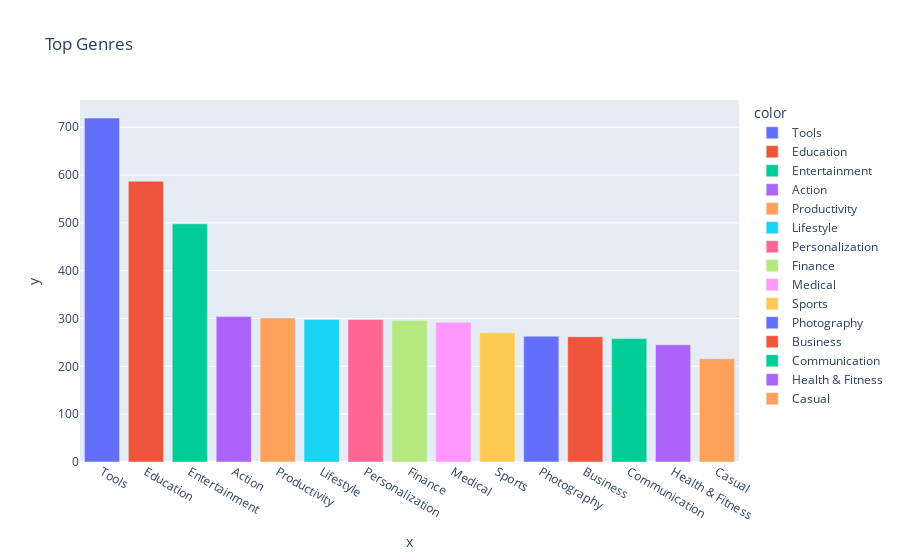

Write notebook code for a chart like this one.
### Markdown cell above
**Challenge**: Can you create this chart with the Series containing the genre data? 

<img src=https://imgur.com/DbcoQli.png width=400>

Try experimenting with the built in colour scales in Plotly. You can find a full list [here](https://plotly.com/python/builtin-colorscales/). 

* Find a way to set the colour scale using the color_continuous_scale parameter. 
* Find a way to make the color axis disappear by using coloraxis_showscale.

### Code cell
genre_bars = px.bar(num_genres[:15], 
                    x=num_genres[:15].index, 
                    y=num_genres[:15].values,
                    title="Top Genres",
                    hover_name=num_genres[:15].index,
                    color=num_genres[:15].index,
                    color_continuous_scale="Agsunset")
bar.update_layout(xaxis_title="Genre",
                  yaxis_title="Number of Apps",
                  coloraxis_showscale=False)
genre_bars.show()

### Figure 1 — Plotly figure (JSON) as saved in the notebook; plotly's stock layout.template omitted (floating-point values rounded to 4 significant figures)
{"data": [{"alignmentgroup": "True", "hovertemplate": "<b>%{hovertext}</b><br><br>color=Tools<br>x=%{x}<br>y=%{y}<extra></extra>", "hovertext": ["Tools"], "legendgroup": "Tools", "marker": {"color": "#636efa", "pattern": {"shape": ""}}, "name": "Tools", "offsetgroup": "Tools", "orientation": "v", "showlegend": true, "textposition": "auto", "type": "bar", "x": ["Tools"], "xaxis": "x", "y": [719], "yaxis": "y"}, {"alignmentgroup": "True", "hovertemplate": "<b>%{hovertext}</b><br><br>color=Education<br>x=%{x}<br>y=%{y}<extra></extra>", "hovertext": ["Education"], "legendgroup": "Education", "marker": {"color": "#EF553B", "pattern": {"shape": ""}}, "name": "Education", "offsetgroup": "Education", "orientation": "v", "showlegend": true, "textposition": "auto", "type": "bar", "x": ["Education"], "xaxis": "x", "y": [587], "yaxis": "y"}, {"alignmentgroup": "True", "hovertemplate": "<b>%{hovertext}</b><br><br>color=Entertainment<br>x=%{x}<br>y=%{y}<extra></extra>", "hovertext": ["Entertainment"], "legendgroup": "Entertainment", "marker": {"color": "#00cc96", "pattern": {"shape": ""}}, "name": "Entertainment", "offsetgroup": "Entertainment", "orientation": "v", "showlegend": true, "textposition": "auto", "type": "bar", "x": ["Entertainment"], "xaxis": "x", "y": [498], "yaxis": "y"}, {"alignmentgroup": "True", "hovertemplate": "<b>%{hovertext}</b><br><br>color=Action<br>x=%{x}<br>y=%{y}<extra></extra>", "hovertext": ["Action"], "legendgroup": "Action", "marker": {"color": "#ab63fa", "pattern": {"shape": ""}}, "name": "Action", "offsetgroup": "Action", "orientation": "v", "showlegend": true, "textposition": "auto", "type": "bar", "x": ["Action"], "xaxis": "x", "y": [304], "yaxis": "y"}, {"alignmentgroup": "True", "hovertemplate": "<b>%{hovertext}</b><br><br>color=Productivity<br>x=%{x}<br>y=%{y}<extra></extra>", "hovertext": ["Productivity"], "legendgroup": "Productivity", "marker": {"color": "#FFA15A", "pattern": {"shape": ""}}, "name": "Productivity", "offsetgroup": "Productivity", "orientation": "v", "showlegend": true, "textposition": "auto", "type": "bar", "x": ["Productivity"], "xaxis": "x", "y": [301], "yaxis": "y"}, {"alignmentgroup": "True", "hovertemplate": "<b>%{hovertext}</b><br><br>color=Lifestyle<br>x=%{x}<br>y=%{y}<extra></extra>", "hovertext": ["Lifestyle"], "legendgroup": "Lifestyle", "marker": {"color": "#19d3f3", "pattern": {"shape": ""}}, "name": "Lifestyle", "offsetgroup": "Lifestyle", "orientation": "v", "showlegend": true, "textposition": "auto", "type": "bar", "x": ["Lifestyle"], "xaxis": "x", "y": [298], "yaxis": "y"}, {"alignmentgroup": "True", "hovertemplate": "<b>%{hovertext}</b><br><br>color=Personalization<br>x=%{x}<br>y=%{y}<extra></extra>", "hovertext": ["Personalization"], "legendgroup": "Personalization", "marker": {"color": "#FF6692", "pattern": {"shape": ""}}, "name": "Personalization", "offsetgroup": "Personalization", "orientation": "v", "showlegend": true, "textposition": "auto", "type": "bar", "x": ["Personalization"], "xaxis": "x", "y": [298], "yaxis": "y"}, {"alignmentgroup": "True", "hovertemplate": "<b>%{hovertext}</b><br><br>color=Finance<br>x=%{x}<br>y=%{y}<extra></extra>", "hovertext": ["Finance"], "legendgroup": "Finance", "marker": {"color": "#B6E880", "pattern": {"shape": ""}}, "name": "Finance", "offsetgroup": "Finance", "orientation": "v", "showlegend": true, "textposition": "auto", "type": "bar", "x": ["Finance"], "xaxis": "x", "y": [296], "yaxis": "y"}, {"alignmentgroup": "True", "hovertemplate": "<b>%{hovertext}</b><br><br>color=Medical<br>x=%{x}<br>y=%{y}<extra></extra>", "hovertext": ["Medical"], "legendgroup": "Medical", "marker": {"color": "#FF97FF", "pattern": {"shape": ""}}, "name": "Medical", "offsetgroup": "Medical", "orientation": "v", "showlegend": true, "textposition": "auto", "type": "bar", "x": ["Medical"], "xaxis": "x", "y": [292], "yaxis": "y"}, {"alignmentgroup": "True", "hovertemplate": "<b>%{hovertext}</b><br><br>color=Sports<br>x=%{x}<br>y=%{y}<extra></extra>", "hovertext": ["Sports"], "legendgroup": "Sports", "marker": {"color": "#FECB52", "pattern": {"shape": ""}}, "name": "Sports", "offsetgroup": "Sports", "orientation": "v", "showlegend": true, "textposition": "auto", "type": "bar", "x": ["Sports"], "xaxis": "x", "y": [270], "yaxis": "y"}, {"alignmentgroup": "True", "hovertemplate": "<b>%{hovertext}</b><br><br>color=Photography<br>x=%{x}<br>y=%{y}<extra></extra>", "hovertext": ["Photography"], "legendgroup": "Photography", "marker": {"color": "#636efa", "pattern": {"shape": ""}}, "name": "Photography", "offsetgroup": "Photography", "orientation": "v", "showlegend": true, "textposition": "auto", "type": "bar", "x": ["Photography"], "xaxis": "x", "y": [263], "yaxis": "y"}, {"alignmentgroup": "True", "hovertemplate": "<b>%{hovertext}</b><br><br>color=Business<br>x=%{x}<br>y=%{y}<extra></extra>", "hovertext": ["Business"], "legendgroup": "Business", "marker": {"color": "#EF553B", "pattern": {"shape": ""}}, "name": "Business", "offsetgroup": "Business", "orientation": "v", "showlegend": true, "textposition": "auto", "type": "bar", "x": ["Business"], "xaxis": "x", "y": [262], "yaxis": "y"}, {"alignmentgroup": "True", "hovertemplate": "<b>%{hovertext}</b><br><br>color=Communication<br>x=%{x}<br>y=%{y}<extra></extra>", "hovertext": ["Communication"], "legendgroup": "Communication", "marker": {"color": "#00cc96", "pattern": {"shape": ""}}, "name": "Communication", "offsetgroup": "Communication", "orientation": "v", "showlegend": true, "textposition": "auto", "type": "bar", "x": ["Communication"], "xaxis": "x", "y": [258], "yaxis": "y"}, {"alignmentgroup": "True", "hovertemplate": "<b>%{hovertext}</b><br><br>color=Health & Fitness<br>x=%{x}<br>y=%{y}<extra></extra>", "hovertext": ["Health & Fitness"], "legendgroup": "Health & Fitness", "marker": {"color": "#ab63fa", "pattern": {"shape": ""}}, "name": "Health & Fitness", "offsetgroup": "Health & Fitness", "orientation": "v", "showlegend": true, "textposition": "auto", "type": "bar", "x": ["Health & Fitness"], "xaxis": "x", "y": [245], "yaxis": "y"}, {"alignmentgroup": "True", "hovertemplate": "<b>%{hovertext}</b><br><br>color=Casual<br>x=%{x}<br>y=%{y}<extra></extra>", "hovertext": ["Casual"], "legendgroup": "Casual", "marker": {"color": "#FFA15A", "pattern": {"shape": ""}}, "name": "Casual", "offsetgroup": "Casual", "orientation": "v", "showlegend": true, "textposition": "auto", "type": "bar", "x": ["Casual"], "xaxis": "x", "y": [216], "yaxis": "y"}], "layout": {"barmode": "relative", "legend": {"title": {"text": "color"}, "tracegroupgap": 0}, "title": {"text": "Top Genres"}, "xaxis": {"anchor": "y", "domain": [0, 1], "title": {"text": "x"}}, "yaxis": {"anchor": "x", "domain": [0, 1], "title": {"text": "y"}}}}
